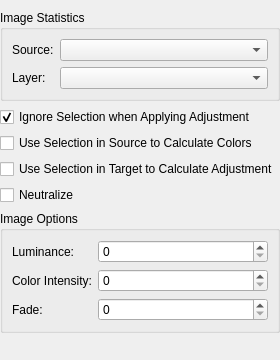
<?xml version="1.0" encoding="utf-8"?>
<ui version="4.0">
 <author>
    SPDX-FileCopyrightText: none
    SPDX-License-Identifier: GPL-3.0-or-later
  </author>
 <class>WdgFastColorTransfer</class>
 <widget class="QWidget" name="WdgFastColorTransfer">
  <property name="geometry">
   <rect>
    <x>0</x>
    <y>0</y>
    <width>280</width>
    <height>320</height>
   </rect>
  </property>
  <layout class="QVBoxLayout">
   <property name="leftMargin">
    <number>0</number>
   </property>
   <property name="topMargin">
    <number>10</number>
   </property>
   <property name="rightMargin">
    <number>0</number>
   </property>
   <property name="bottomMargin">
    <number>0</number>
   </property>
   <item>
    <widget class="QGroupBox" name="grpImageStatistics">
     <property name="title">
      <string>Image Statistics</string>
     </property>
     <layout class="QFormLayout">
      <item row="0" column="0">
       <widget class="QLabel" name="lblSource">
        <property name="text">
         <string>Source:</string>
        </property>
       </widget>
      </item>
      <item row="0" column="1">
       <widget class="QComboBox" name="cmbSource"/>
      </item>
      <item row="1" column="0">
       <widget class="QLabel" name="lblLayer">
        <property name="text">
         <string>Layer:</string>
        </property>
       </widget>
      </item>
      <item row="1" column="1">
       <widget class="QComboBox" name="cmbLayer"/>
      </item>
     </layout>
    </widget>
   </item>
   <item>
    <widget class="QCheckBox" name="chkIgnoreSelection">
     <property name="text">
      <string>Ignore Selection when Applying Adjustment</string>
     </property>
     <property name="checked">
      <bool>true</bool>
     </property>
    </widget>
   </item>
   <item>
    <widget class="QCheckBox" name="chkUseSelectionSource">
     <property name="text">
      <string>Use Selection in Source to Calculate Colors</string>
     </property>
    </widget>
   </item>
   <item>
    <widget class="QCheckBox" name="chkUseSelectionTarget">
     <property name="text">
      <string>Use Selection in Target to Calculate Adjustment</string>
     </property>
    </widget>
   </item>
   <item>
    <widget class="QCheckBox" name="chkNeutralize">
     <property name="text">
      <string>Neutralize</string>
     </property>
    </widget>
   </item>
   <item>
    <widget class="QGroupBox" name="grpImageOptions">
     <property name="title">
      <string>Image Options</string>
     </property>
     <layout class="QFormLayout">
      <item row="0" column="0">
       <widget class="QLabel" name="lblLuminance">
        <property name="text">
         <string>Luminance:</string>
        </property>
       </widget>
      </item>
      <item row="0" column="1">
       <widget class="KisSliderSpinBox" name="sldLuminance" native="true">
        <property name="sizePolicy">
         <sizepolicy hsizetype="Expanding" vsizetype="Preferred">
          <horstretch>0</horstretch>
          <verstretch>0</verstretch>
         </sizepolicy>
        </property>
       </widget>
      </item>
      <item row="1" column="0">
       <widget class="QLabel" name="lblColorIntensity">
        <property name="text">
         <string>Color Intensity:</string>
        </property>
       </widget>
      </item>
      <item row="1" column="1">
       <widget class="KisSliderSpinBox" name="sldColorIntensity" native="true">
        <property name="sizePolicy">
         <sizepolicy hsizetype="Expanding" vsizetype="Preferred">
          <horstretch>0</horstretch>
          <verstretch>0</verstretch>
         </sizepolicy>
        </property>
       </widget>
      </item>
      <item row="2" column="0">
       <widget class="QLabel" name="lblFade">
        <property name="text">
         <string>Fade:</string>
        </property>
       </widget>
      </item>
      <item row="2" column="1">
       <widget class="KisSliderSpinBox" name="sldFade" native="true">
        <property name="sizePolicy">
         <sizepolicy hsizetype="Expanding" vsizetype="Preferred">
          <horstretch>0</horstretch>
          <verstretch>0</verstretch>
         </sizepolicy>
        </property>
       </widget>
      </item>
     </layout>
    </widget>
   </item>
   <item>
    <spacer>
     <property name="orientation">
      <enum>Qt::Vertical</enum>
     </property>
     <property name="sizeType">
      <enum>QSizePolicy::MinimumExpanding</enum>
     </property>
     <property name="sizeHint" stdset="0">
      <size>
       <width>1</width>
       <height>27</height>
      </size>
     </property>
    </spacer>
   </item>
  </layout>
 </widget>
 <customwidgets>
  <customwidget>
   <class>KisSliderSpinBox</class>
   <extends>QSpinBox</extends>
   <header>kis_slider_spin_box.h</header>
  </customwidget>
 </customwidgets>
 <resources/>
 <connections/>
</ui>
